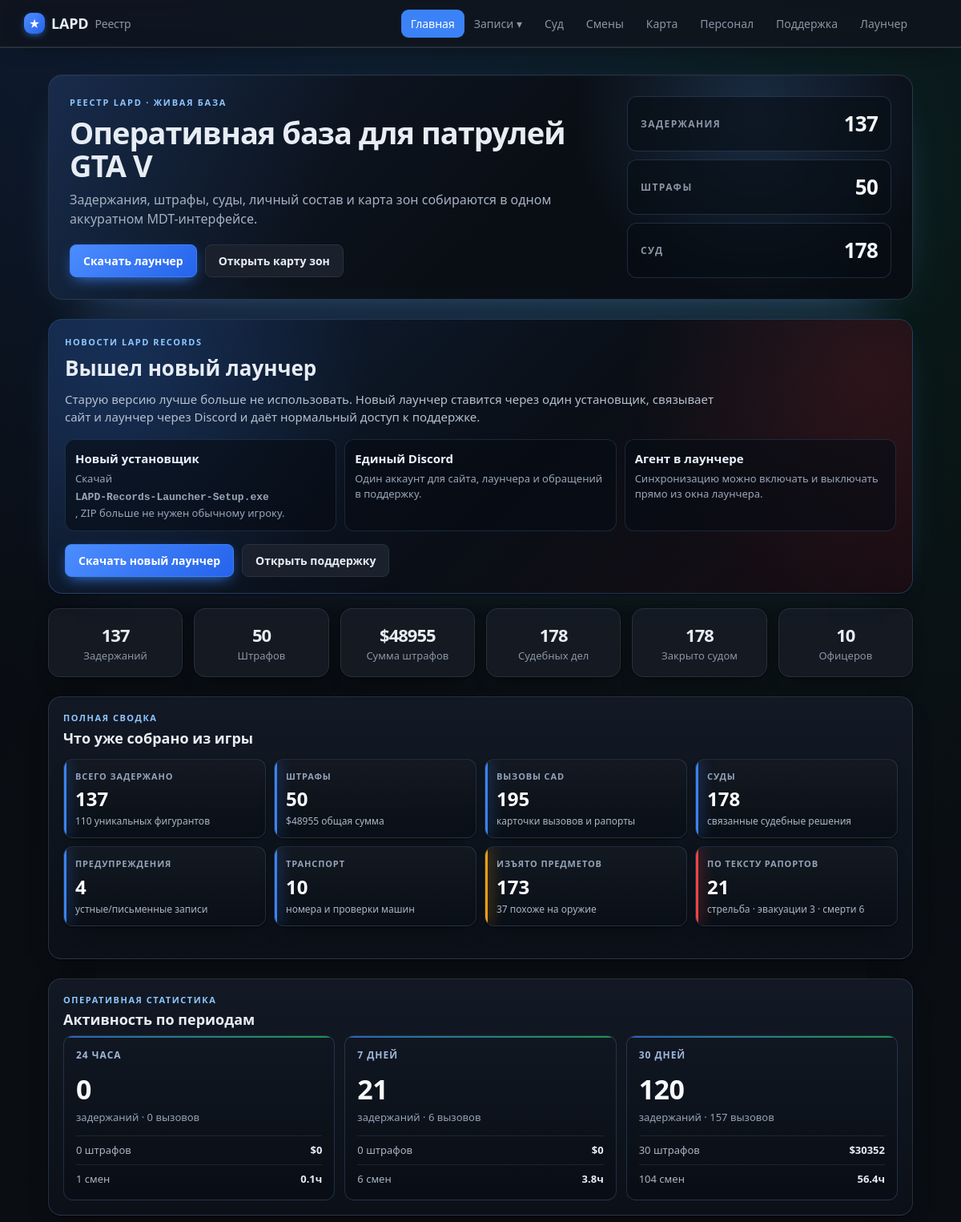
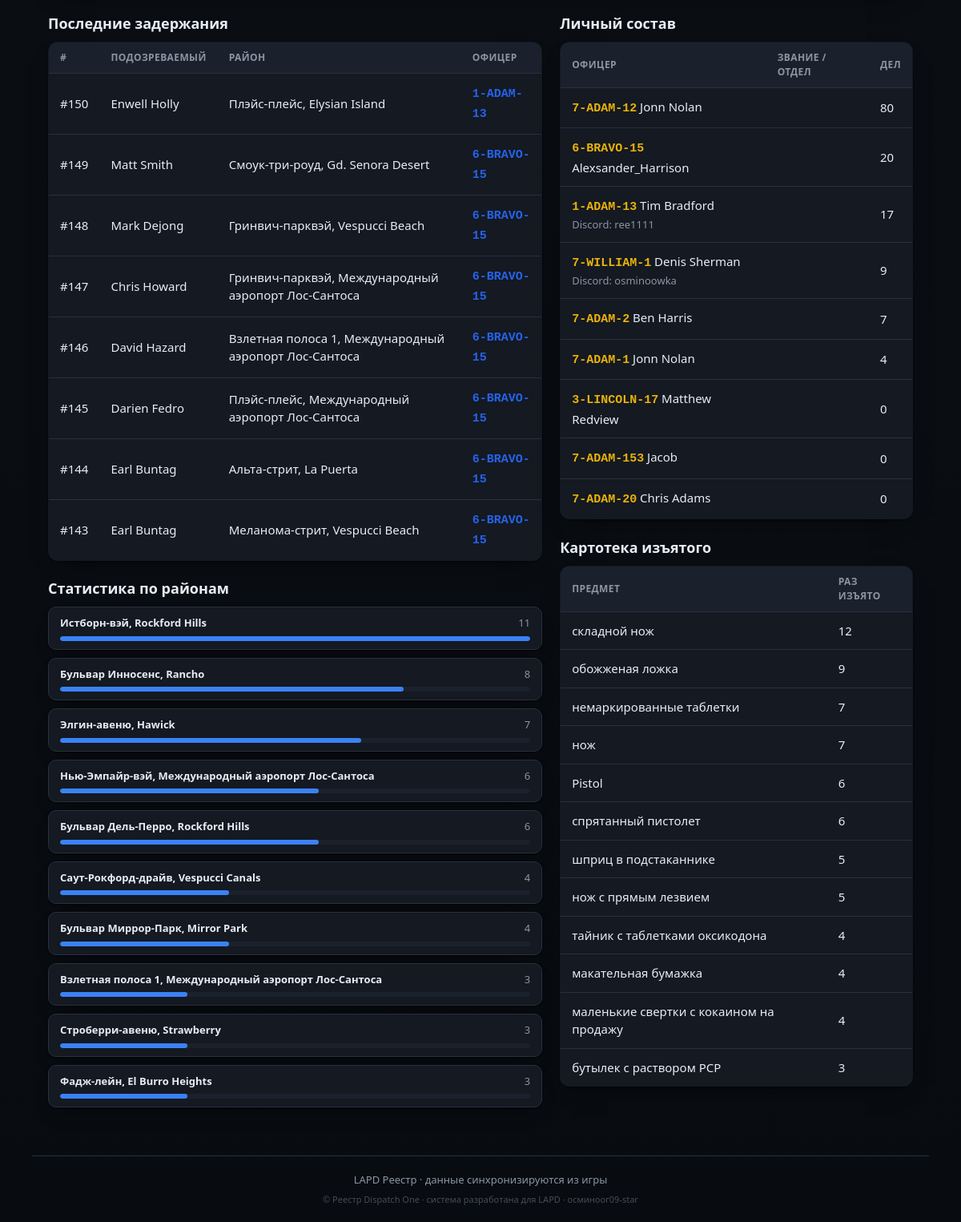
The page / on the database its author committed (2 pictures, top to bottom).
### tables this page shows
CREATE TABLE cases (
                id INTEGER PRIMARY KEY AUTOINCREMENT,
                officer_id INTEGER NOT NULL,
                suspect_name TEXT,
                wanted INTEGER DEFAULT 0,
                license_state TEXT,
                citations INTEGER DEFAULT 0,
                zone TEXT,
                postal TEXT,
                game_time TEXT,
                created_at TEXT NOT NULL,
                screenshot TEXT,
                status TEXT NOT NULL DEFAULT 'submitted',
                discord_sent INTEGER DEFAULT 0,
                vehicle_model TEXT, vehicle_plate TEXT, vehicle_color TEXT,
                charges TEXT, found_items TEXT, reason TEXT, notes TEXT,
                mugshot TEXT, fine INTEGER, bail INTEGER, jail_time TEXT,
                is_test INTEGER DEFAULT 0, external_id TEXT, suspect_dob TEXT,
                FOREIGN KEY (officer_id) REFERENCES officers(id)
            );

CREATE TABLE officers (
                id INTEGER PRIMARY KEY AUTOINCREMENT,
                callsign TEXT UNIQUE NOT NULL,
                name TEXT
            , current_status TEXT, status_since TEXT, rank TEXT, department TEXT, discord TEXT, is_admin INTEGER);

### app/main.py (the view)
@app.route("/")
def index():
    cases_all = db.list_cases(500)
    zones = {}
    for c in cases_all:
        if not c.get("is_test") and c.get("zone"):
            zones[c["zone"]] = zones.get(c["zone"], 0) + 1
    top = sorted(zones.items(), key=lambda kv: -kv[1])[:10]
    mx = top[0][1] if top else 1
    districts = [{"zone": z, "count": n, "pct": round(n * 100 / mx)} for z, n in top]
    return render_template("index.html",
                           summary=db.summary_counts(),
                           cases=db.list_cases(limit=8),
                           officers=db.list_officers_with_stats(),
                           cit=db.citations_summary(),
                           court=db.court_summary(),
                           districts=districts,
                           activity=db.activity_periods(),
                           ops=db.operation_intel(),
                           evidence=db.evidence_catalog())

### app/db.py (called while the page is built)
def fmt_dt(iso):
    try:
        dt = datetime.datetime.fromisoformat(iso)
        return dt.strftime("%d.%m.%Y %H:%M")
    except Exception:
        return iso or "—"

@contextmanager
def get_conn():
    conn = sqlite3.connect(config.DB_PATH)
    conn.row_factory = sqlite3.Row
    try:
        yield conn
        conn.commit()
    finally:
        conn.close()

def _jsonlist(val):
    if not val:
        return []
    try:
        return json.loads(val)
    except Exception:
        return [x.strip() for x in str(val).split(",") if x.strip()]

def _parse_charge(s):
    import re as _re
    m = _re.match(r"^\s*(\S+)\s·\s(.+?)(?:\s\(([^)]+)\))?\s*$", s or "")
    if m:
        return {"code": m.group(1), "desc": m.group(2), "cls": m.group(3) or ""}
    return {"code": "", "desc": s or "", "cls": ""}

def list_cases(limit=100, officer_id=None, status=None):
    q = """SELECT cases.*, officers.callsign, officers.name AS officer_name
           FROM cases JOIN officers ON officers.id = cases.officer_id"""
    conds, params = [], []
    if officer_id:
        conds.append("cases.officer_id=?"); params.append(officer_id)
    if status:
        conds.append("cases.status=?"); params.append(status)
    if conds:
        q += " WHERE " + " AND ".join(conds)
    q += " ORDER BY cases.id DESC LIMIT ?"; params.append(limit)
    with get_conn() as c:
        return [_row_to_case(r) for r in c.execute(q, params).fetchall()]

def status_info(code):
    return DUTY_STATUS.get(code, {"ru": "Не на службе", "cls": "off"})

def _replace_mojibake_pairs(s):
    for bad, good in sorted(_MOJI_TO_CYR.items(), key=lambda x: len(x[0]), reverse=True):
        s = s.replace(bad, good)
    return s

def _fix_rooms(s):
    return re.sub(r"(\d)([А-Я])", lambda m: m.group(1) + _CYR2LAT.get(m.group(2), m.group(2)), s)

def _cp1251_bytes(s):
    out = bytearray()
    for ch in s:
        try:
            out += ch.encode("cp1251")
        except UnicodeEncodeError:
            code = ord(ch)
            if code < 256:
                out.append(code)
            else:
                raise
    return bytes(out)

def citations_summary(officer_id=None):
    with get_conn() as c:
        if officer_id:
            r = c.execute("SELECT COUNT(*), COALESCE(SUM(fine),0) FROM citations WHERE officer_id=?",
                          (officer_id,)).fetchone()
        else:
            r = c.execute("SELECT COUNT(*), COALESCE(SUM(fine),0) FROM citations").fetchone()
        return {"count": r[0], "total_fine": r[1]}

### app/templates/index.html (shortened to what this page needs)
{% extends "base.html" %}
{% block content %}
<section class="hero-panel">
  <div class="hero-copy">
    <div class="eyebrow">РЕЕСТР LAPD · ЖИВАЯ БАЗА</div>
    <h1>Оперативная база для патрулей GTA V</h1>
    <p>Задержания, штрафы, суды, личный состав и карта зон собираются в одном аккуратном MDT-интерфейсе.</p>
    <div class="hero-actions">
      <a class="btn primary" href="{{ url_for('launcher_page') }}">Скачать лаунчер</a>
      <a class="btn" href="{{ url_for('game_map') }}">Открыть карту зон</a>
    </div>
  </div>
  <div class="hero-status">
    <div><span>Задержания</span><b>{{ summary.total }}</b></div>
    <div><span>Штрафы</span><b>{{ cit.count }}</b></div>
    <div><span>Суд</span><b>{{ court.total }}</b></div>
  </div>
</section>
<section class="news-panel news-launcher">
  <div class="news-main">
    <div class="section-kicker">Новости LAPD Records</div>
    <h2>Вышел новый лаунчер</h2>
    <p>Старую версию лучше больше не использовать. Новый лаунчер ставится через один установщик, связывает сайт и лаунчер через Discord и даёт нормальный доступ к поддержке.</p>
  </div>
  <div class="news-list">
    <div><b>Новый установщик</b><span>Скачай <span class="cs">LAPD-Records-Launcher-Setup.exe</span>, ZIP больше не нужен обычному игроку.</span></div>
    <div><b>Единый Discord</b><span>Один аккаунт для сайта, лаунчера и обращений в поддержку.</span></div>
    <div><b>Агент в лаунчере</b><span>Синхронизацию можно включать и выключать прямо из окна лаунчера.</span></div>
  </div>
  <div class="news-actions">
    <a class="btn primary" href="{{ url_for('launcher_page') }}">Скачать новый лаунчер</a>
    <a class="btn" href="{{ url_for('support') }}">Открыть поддержку</a>
  </div>
</section>
<section class="stats stats-6">
  <div class="stat"><div class="num">{{ summary.total }}</div><div class="lbl">Задержаний</div></div>
  <div class="stat"><div class="num">{{ cit.count }}</div><div class="lbl">Штрафов</div></div>
  <div class="stat"><div class="num">${{ cit.total_fine }}</div><div class="lbl">Сумма штрафов</div></div>
  <div class="stat"><div class="num">{{ court.total }}</div><div class="lbl">Судебных дел</div></div>
  <div class="stat"><div class="num">{{ court.closed }}</div><div class="lbl">Закрыто судом</div></div>
  <div class="stat"><div class="num">{{ summary.officers }}</div><div class="lbl">Офицеров</div></div>
</section>
<section class="period-panel">
  <div class="section-kicker">Полная сводка</div>
  <h2>Что уже собрано из игры</h2>
  <div class="intel-grid">
    <div class="intel-card"><span>Всего задержано</span><b>{{ ops.arrests }}</b><small>{{ ops.suspects }} уникальных фигурантов</small></div>
    <div class="intel-card"><span>Штрафы</span><b>{{ ops.citations }}</b><small>${{ ops.fines_total }} общая сумма</small></div>
    <div class="intel-card"><span>Вызовы CAD</span><b>{{ ops.callouts }}</b><small>карточки вызовов и рапорты</small></div>
    <div class="intel-card"><span>Суды</span><b>{{ ops.courts }}</b><small>связанные судебные решения</small></div>
    <div class="intel-card"><span>Предупреждения</span><b>{{ ops.warnings }}</b><small>устные/письменные записи</small></div>
    <div class="intel-card"><span>Транспорт</span><b>{{ ops.vehicles }}</b><small>номера и проверки машин</small></div>
    <div class="intel-card warn"><span>Изъято предметов</span><b>{{ ops.seized_total }}</b><small>{{ ops.weapon_items }} похоже на оружие</small></div>
    <div class="intel-card danger"><span>По тексту рапортов</span><b>{{ ops.shooting_mentions }}</b><small>стрельба · эвакуации {{ ops.evac_mentions }} · смерти {{ ops.fatal_mentions }}</small></div>
  </div>
</section>
<section class="period-panel">
  <div class="section-kicker">Оперативная статистика</div>
  <h2>Активность по периодам</h2>
  <div class="period-grid">
    {% for p in activity %}
      <article class="period-card">
        <div class="period-title">{{ p.label }}</div>
        <div class="period-main">{{ p.arrests }}</div>
        <div class="period-sub">задержаний · {{ p.callouts }} вызовов</div>
        <div class="period-line">
          <span>{{ p.citations }} штрафов</span>
          <b>${{ p.fines_total }}</b>
        </div>
        <div class="period-line">
          <span>{{ p.shifts }} смен</span>
          <b>{{ p.shift_hours }}ч</b>
        </div>
      </article>
    {% endfor %}
  </div>
</section>
<div class="cols">
  <section class="col">
    <h2>Последние задержания</h2>
    {% if cases %}
      <table class="tbl">
        <thead><tr><th>#</th><th>Подозреваемый</th><th>Район</th><th>Офицер</th></tr></thead>
        <tbody>
        {% for c in cases %}
          <tr onclick="location='{{ url_for('case_view', cid=c.id) }}'">
            <td><a class="row-link" href="{{ url_for('case_view', cid=c.id) }}" onclick="event.stopPropagation()">#{{ c.id }}</a></td>
            <td><a class="row-link" href="{{ url_for('file_view', name=c.suspect_name) }}" onclick="event.stopPropagation()">{{ c.suspect_name }}</a>
              {% if c.wanted %}<span class="tag wanted">розыск</span>{% endif %}</td>
            <td>{{ c.zone or '—' }}</td>
            <td>{% if c.callsign %}<a class="cs" href="{{ url_for('officer_view', callsign=c.callsign) }}" onclick="event.stopPropagation()">{{ c.callsign }}</a>{% else %}—{% endif %}</td>
          </tr>
        {% endfor %}
        </tbody>
      </table>
    {% else %}
      <p class="empty">Задержаний пока нет<span class="empty-sub">Появятся после игры.</span></p>
    {% endif %}
    <h2>Статистика по районам</h2>
    {% if districts %}
      <div class="districts">
        {% for d in districts %}
          <div class="district">
            <div class="d-head"><span class="d-name">{{ d.zone }}</span><span class="d-num">{{ d.count }}</span></div>
            <div class="d-bar"><div class="d-fill" style="width: {{ d.pct }}%"></div></div>
          </div>
        {% endfor %}
      </div>
    {% else %}
      <p class="empty">Данных по районам пока нет<span class="empty-sub">Появятся, когда будут записи с местами.</span></p>
    {% endif %}
  </section>
  <section class="col">
    <h2>Личный состав</h2>
    {% if officers %}
      <table class="tbl">
        <thead><tr><th>Офицер</th><th>Звание / отдел</th><th>Дел</th></tr></thead>
        <tbody>
        {% for o in officers %}
          <tr onclick="location='{{ url_for('officer_view', callsign=o.callsign) }}'">
            <td><span class="cs">{{ o.callsign }}</span> {{ o.name or '' }}
              {% if o.discord %}<div class="muted small">Discord: {{ o.discord }}</div>{% endif %}</td>
            <td><span class="sb-rankdept" data-cs="{{ o.callsign }}"></span></td>
            <td>{{ o.cases_count }}</td>
          </tr>
        {% endfor %}
        </tbody>
      </table>
    {% else %}
      <p class="empty">Офицеров пока нет<span class="empty-sub">Появятся после первой смены.</span></p>
    {% endif %}
    {% if evidence %}
      <h2>Картотека изъятого</h2>
      <table class="tbl">
        <thead><tr><th>Предмет</th><th>Раз изъято</th></tr></thead>
        <tbody>
          {% for item, n in evidence[:12] %}
            <tr><td>{{ item }}</td><td>{{ n }}</td></tr>
          {% endfor %}
        </tbody>
      </table>
    {% endif %}
  </section>
</div>
{% endblock %}

### rows shown on the page
cases: id "150", suspect_name "Enwell Holly", zone "Плэйс-плейс, Elysian Island", callsign "1-ADAM-13"
cases: id "149", suspect_name "Matt Smith", zone "Смоук-три-роуд, Gd. Senora Desert", callsign "6-BRAVO-15"
cases: id "148", suspect_name "Mark Dejong", zone "Гринвич-парквэй, Vespucci Beach", callsign "6-BRAVO-15"
cases: id "147", suspect_name "Chris Howard", zone "Гринвич-парквэй, Международный аэропорт Лос-Сантоса", callsign "6-BRAVO-15"
cases: id "146", suspect_name "David Hazard", zone "Взлетная полоса 1, Международный аэропорт Лос-Сантоса", callsign "6-BRAVO-15"
cases: id "145", suspect_name "Darien Fedro", zone "Плэйс-плейс, Международный аэропорт Лос-Сантоса", callsign "6-BRAVO-15"
cases: id "144", suspect_name "Earl Buntag", zone "Альта-стрит, La Puerta", callsign "6-BRAVO-15"
cases: id "143", suspect_name "Earl Buntag", zone "Меланома-стрит, Vespucci Beach", callsign "6-BRAVO-15"
officers: callsign "7-ADAM-12", name "Jonn Nolan", cases_count "80"
officers: callsign "6-BRAVO-15", name "Alexsander_Harrison", cases_count "20"
officers: callsign "1-ADAM-13", name "Tim Bradford", discord "ree1111", cases_count "17"
officers: callsign "7-WILLIAM-1", name "Denis Sherman", discord "osminoowka", cases_count "9"
officers: callsign "7-ADAM-2", name "Ben Harris", cases_count "7"
officers: callsign "7-ADAM-1", name "Jonn Nolan", cases_count "4"
officers: callsign "3-LINCOLN-17", name "Matthew Redview", cases_count "0"
officers: callsign "7-ADAM-153", name "Jacob", cases_count "0"
officers: callsign "7-ADAM-20", name "Chris Adams", cases_count "0"

### other values the page prints
{{ community }} "LAPD"
{{ summary.total }} "137"
{{ cit.count }} "50"
{{ court.total }} "178"
{{ cit.total_fine }} "48955"
{{ court.closed }} "178"
{{ summary.officers }} "10"
{{ ops.arrests }} "137"
{{ ops.suspects }} "110"
{{ ops.citations }} "50"
{{ ops.fines_total }} "48955"
{{ ops.callouts }} "195"
{{ ops.courts }} "178"
{{ ops.warnings }} "4"
{{ ops.vehicles }} "10"
